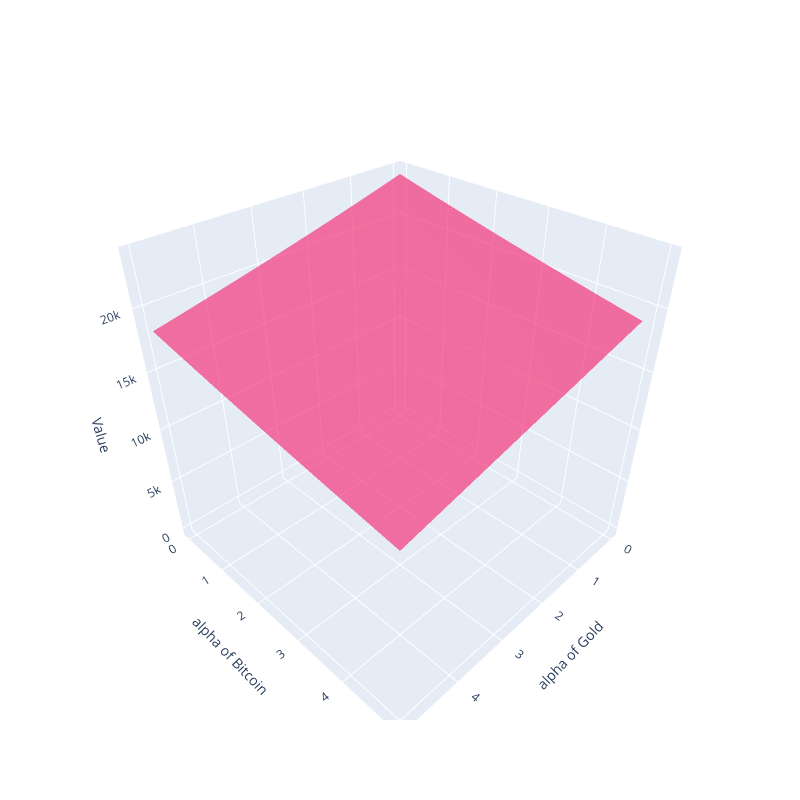

This figure's notebook cell:
### Code cell
fig = go.Figure(data=[go.Mesh3d(x=alpha_value.alphaGold,
                   y=alpha_value.alphaBitcoin,
                   z=alpha_value.value,
                   # opacity=0.5,
                   color='rgba(244,22,100,0.6)'
                  )])
fig.update_layout(scene = dict(
                    xaxis_title='alpha of Gold',
                    yaxis_title='alpha of Bitcoin',
                    zaxis_title='Value'))
fig.update_layout(height=800, width=800)
fig.show()

### Figure 1 — Plotly figure (JSON) as saved in the notebook; plotly's stock layout.template omitted (floating-point values rounded to 4 significant figures; data arrays with more than 128 entries replaced by an {"elided": "..."} marker saying what was removed)
{"data": [{"color": "rgba(244,22,100,0.6)", "type": "mesh3d", "x": {"elided": "2601 float values"}, "y": {"elided": "2601 float values"}, "z": {"elided": "2601 float values"}}], "layout": {"height": 800, "scene": {"xaxis": {"title": {"text": "alpha of Gold"}}, "yaxis": {"title": {"text": "alpha of Bitcoin"}}, "zaxis": {"title": {"text": "Value"}}}, "width": 800}}
